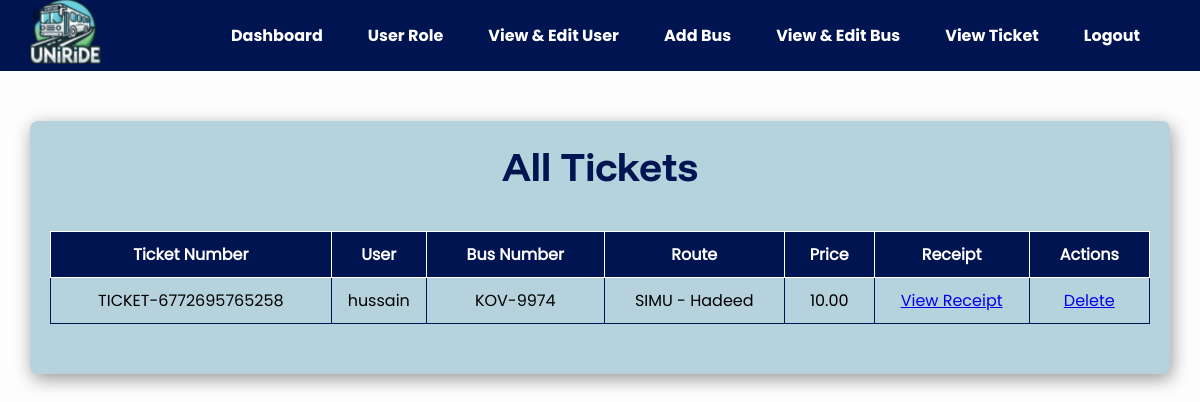
Screenshot of /view-ticket.php (signed in) with the database file from the repository.
### tables this page shows
CREATE TABLE `tickets` (
  `TicketId` int(11) NOT NULL,
  `TicketNumber` varchar(100) NOT NULL,
  `Price` decimal(10,2) NOT NULL,
  `username` varchar(255) NOT NULL,
  `BusID` int(11) NOT NULL,
  `receipt_path` varchar(255) DEFAULT NULL
);

CREATE TABLE `users` (
  `id` int(11) NOT NULL,
  `UniId` varchar(50) NOT NULL,
  `username` varchar(50) NOT NULL,
  `password` varchar(255) NOT NULL,
  `role` enum('student','admin','faculty') DEFAULT 'student',
  `email` varchar(255) NOT NULL,
  `contact_number` varchar(15) NOT NULL,
  `Address` text DEFAULT NULL
);

CREATE TABLE `buses` (
  `BusID` int(11) NOT NULL,
  `BusNumber` varchar(20) NOT NULL,
  `Capacity` int(11) NOT NULL,
  `DriverName` varchar(100) NOT NULL,
  `ContactNumber` varchar(15) DEFAULT NULL,
  `Route` varchar(255) NOT NULL,
  `Status` enum('active','inactive') DEFAULT 'active',
  `BusSchedule` datetime DEFAULT NULL
);

### view-ticket.php (the view, shortened to what this page needs)
<?php
include 'db.php';
$sql = "SELECT t.TicketId, t.TicketNumber, t.Price, u.Username, b.BusNumber, b.Route, t.BusID, t.receipt_path
        FROM tickets t
        JOIN users u ON t.username = u.username  -- Updated to join using 'username'
        JOIN buses b ON t.BusID = b.BusID
        ORDER BY t.TicketId DESC";
$result = $conn->query($sql);
?>
<!DOCTYPE html>
<html lang="en">
<head>
    <link rel="stylesheet" href="style.css">
</head>
<body>
    <div class="navigation">
        <div class="hero-column">
            <div class="nav-container">
                <div class="site-logo">
                    <ul>
                        <li><a href="index.php"><img src="images/sitelogo.svg" alt="SMIU UniRide Logo"></a></li>
                    </ul>
                </div>
                <div class="navbar">
                    <nav>
                    <ul>
                        <li><a href="admin.php">Dashboard</a></li>
                        <li><a href="user-role.php">User Role</a></li>
                        <li><a href="view-user.php">View & Edit User</a></li>
                        <li><a href="add-bus.php">Add Bus</a></li>
                        <li><a href="view-buses.php">View & Edit Bus</a></li>
                        <li><a href="view-ticket.php">View Ticket</a></li>
                        <?php if (isset($_SESSION['username'])): ?>
                            <li><a href="logout.php">Logout</a></li>
                        <?php else: ?>
                            <li><a href="login.php">Login</a></li>
                        <?php endif; ?>
                    </ul>
                    </nav>
                </div>
            </div>
        </div>
    </div>
    <main>
        <section class="view-tickets">
            <div class="home-container">
                <div class="main-container">
                    <h1>All Tickets</h1>
                    <?php if ($result->num_rows > 0): ?>
                        <table>
                            <thead>
                                <tr>
                                    <th>Ticket Number</th>
                                    <th>User</th>
                                    <th>Bus Number</th>
                                    <th>Route</th>
                                    <th>Price</th>
                                    <th>Receipt</th>
                                    <th>Actions</th>
                                </tr>
                            </thead>
                            <tbody>
                                <?php while ($ticket = $result->fetch_assoc()): ?>
                                    <tr>
                                        <td><?= htmlspecialchars($ticket['TicketNumber']); ?></td>
                                        <td><?= htmlspecialchars($ticket['Username']); ?></td>
                                        <td><?= htmlspecialchars($ticket['BusNumber']); ?></td>
                                        <td><?= htmlspecialchars($ticket['Route']); ?></td>
                                        <td><?= htmlspecialchars($ticket['Price']); ?></td>
                                        <td>
                                            <?php if ($ticket['receipt_path']): ?>
                                                <a href="<?= htmlspecialchars($ticket['receipt_path']); ?>" target="_blank">View Receipt</a>
                                            <?php else: ?>
                                                No Receipt
                                            <?php endif; ?>
                                        </td>
                                        <td>
                                            <a href="view-ticket.php?delete=<?= urlencode($ticket['TicketId']); ?>" onclick="return confirm('Are you sure you want to delete this ticket?');">Delete</a>
                                        </td>
                                    </tr>
                                <?php endwhile; ?>
                            </tbody>
                        </table>
                    <?php else: ?>
                        <p>No tickets found.</p>
                    <?php endif; ?>
                </div>
            </div>
        </section>
    </main>
</body>
</html>

### style.css (style rules this page uses)
body { font-family: poppins-reg; margin: 0; padding: 0; background-color: #FEFDFD; }
h1, h2 { font-family: funneldisplay; padding: 0; margin: 0; }
div { box-sizing: border-box; padding: 0; margin: 0; }
.navigation { background-color: #011452; position: sticky; top: 0; z-index: 9999999999; }
body .nav-container { max-width: 95%; margin: auto; display: flex; justify-content: space-between; column-gap: 40px; align-items: center; }
.nav-container ul { list-style-type: none; margin: 0; padding: 0; display: flex; }
.nav-container .navbar ul li { margin-right: 15px; }
.nav-container .navbar ul li a { color: white; text-decoration: none; padding: 8px 15px; border-radius: 5px; font-size: 16px; font-family: poppins-bold; }
.main-container { width: 100%; background: #B5D2DD; padding: 20px; margin: 50px auto; border-radius: 8px; box-shadow: 2px 5px 18px 0 rgba(0, 0, 0, 0.4); text-align: center; }
body .main-container h1 { font-size: 40px; margin-bottom: 40px; color: #011452; }
table { width: 100%; border-collapse: collapse; margin-bottom: 30px; }
table, td, th { border: 1px solid #011452; }
td { padding: 10px 0; }
th { background-color: #011452; color: white; padding: 10px; border: 1px solid #ffffff; }
body .home-container { max-width: 95%; width: 100%; margin: auto; }

### rows the page displays
tickets: TicketNumber "TICKET-6772695765258", users.username "hussain", BusID.BusNumber "KOV-9974", BusID.Route "SIMU - Hadeed", Price "10.00"
